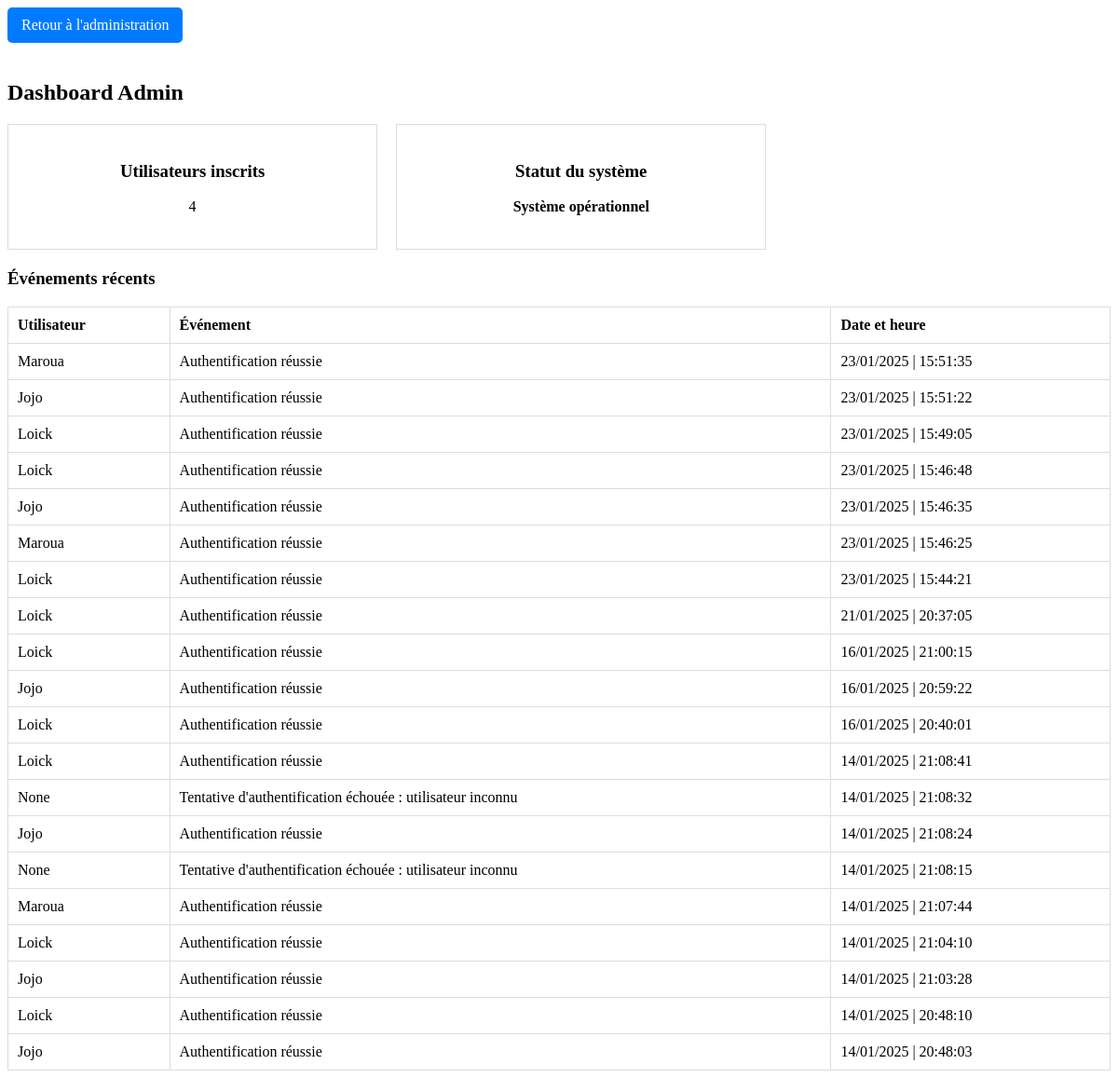
Screenshot of /admin/dashboard (signed in) with the database file from the repository.
### tables this page shows
CREATE TABLE events (
        id INTEGER PRIMARY KEY,
        user_id INTEGER,
        event TEXT,
        timestamp TIMESTAMP DEFAULT (DATETIME('now', 'localtime')),
        FOREIGN KEY(user_id) REFERENCES users(id)
    );

CREATE TABLE users (
        id INTEGER PRIMARY KEY, 
        name VARCHAR(255) NOT NULL UNIQUE,
        password VARCHAR(255) NOT NULL,
        role VARCHAR(50) NOT NULL DEFAULT 'user'
    );

### Backend/app.py (the view)
@app.route('/admin/dashboard')
def dashboard():
    if 'role' not in session or session['role'] != 'admin':
        flash("Accès interdit.", 'error')
        return redirect(url_for('login'))
    users_count = get_all_users_count()
    system_status = check_system_status()
    recent_events = get_recent_events()
    return render_template('admin_dashboard.html', users_count=users_count, system_status=system_status, recent_events=recent_events)

### Backend/database.py (called while the page is built)
def get_all_users_count():
    with db.connect() as conn:
        result = conn.execute(text("SELECT COUNT(*) FROM users"))
        return result.scalar()  # Renvoie le nombre d'utilisateurs

def check_system_status():
    try:
        with db.connect() as conn:
            conn.execute(text("SELECT 1"))
        return "Système opérationnel"
    except Exception as e:
        return f"Erreur : {str(e)}"

def get_recent_events():
    with db.connect() as conn:
        result = conn.execute(text("SELECT events.event, strftime('%d/%m/%Y | %H:%M:%S', events.timestamp) AS formatted_timestamp, users.name AS user_name FROM events LEFT JOIN users ON events.user_id = users.id ORDER BY events.timestamp DESC LIMIT 20;")).fetchall()
        return [dict(row) for row in result]

### Frontend/templates/admin_dashboard.html (shortened to what this page needs)
<!DOCTYPE html>
<html lang="fr">
<head>
    <link rel="stylesheet" href="/static/css/styles_dashboard.css">
</head>
<a href="/admin" class="btn-back">Retour à l'administration</a>
<body>
    <h2>Dashboard Admin</h2>
    <div class="dashboard">
        <div class="dashboard-item">
            <h3>Utilisateurs inscrits</h3>
            <p>{{ users_count }}</p>
        </div>
        <div class="dashboard-item">
            <h3>Statut du système</h3>
            <p class="status">{{ system_status }}</p>
        </div>
    </div>
    <div class="recent-events">
        <h3>Événements récents</h3>
        <table>
            <thead>
                <tr>
                    <th>Utilisateur</th>
                    <th>Événement</th>
                    <th>Date et heure</th>
                </tr>
            </thead>
            <tbody>
                {% for event in recent_events %}
                    <tr>
                        <td>{{ event['user_name'] }}</td>
                        <td>{{ event['event'] }}</td>
                        <td>{{ event['formatted_timestamp'] }}</td>
                    </tr>
                {% endfor %}
            </tbody>
        </table>
    </div>
</body>
</html>

### Frontend/static/css/styles_dashboard.css (style rules this page uses)
.dashboard { display: flex; flex-wrap: wrap; gap: 20px; }
.dashboard-item { border: 1px solid #ddd; padding: 20px; width: 30%; text-align: center; }
.status { font-weight: bold; }
.recent-events { width: 100%; margin-top: 20px; }
table { width: 100%; border-collapse: collapse; }
th, td { padding: 10px; border: 1px solid #ddd; text-align: left; }
.btn-back { text-decoration: none; padding: 10px 15px; background-color: #007BFF; color: white; border-radius: 5px; display: inline-block; margin-bottom: 20px; }

### rows the page displays
events: user_name "Maroua", event "Authentification réussie", formatted_timestamp "23/01/2025 | 15:51:35"
events: user_name "Jojo", event "Authentification réussie", formatted_timestamp "23/01/2025 | 15:51:22"
events: user_name "Loick", event "Authentification réussie", formatted_timestamp "23/01/2025 | 15:49:05"
events: user_name "Loick", event "Authentification réussie", formatted_timestamp "23/01/2025 | 15:46:48"
events: user_name "Jojo", event "Authentification réussie", formatted_timestamp "23/01/2025 | 15:46:35"
events: user_name "Maroua", event "Authentification réussie", formatted_timestamp "23/01/2025 | 15:46:25"
events: user_name "Loick", event "Authentification réussie", formatted_timestamp "23/01/2025 | 15:44:21"
events: user_name "Loick", event "Authentification réussie", formatted_timestamp "21/01/2025 | 20:37:05"
events: user_name "Loick", event "Authentification réussie", formatted_timestamp "16/01/2025 | 21:00:15"
events: user_name "Jojo", event "Authentification réussie", formatted_timestamp "16/01/2025 | 20:59:22"
events: user_name "Loick", event "Authentification réussie", formatted_timestamp "16/01/2025 | 20:40:01"
events: user_name "Loick", event "Authentification réussie", formatted_timestamp "14/01/2025 | 21:08:41"
events: user_name "None", event "Tentative d'authentification échouée : utilisateur inconnu", formatted_timestamp "14/01/2025 | 21:08:32"
events: user_name "Jojo", event "Authentification réussie", formatted_timestamp "14/01/2025 | 21:08:24"
events: user_name "None", event "Tentative d'authentification échouée : utilisateur inconnu", formatted_timestamp "14/01/2025 | 21:08:15"
events: user_name "Maroua", event "Authentification réussie", formatted_timestamp "14/01/2025 | 21:07:44"
events: user_name "Loick", event "Authentification réussie", formatted_timestamp "14/01/2025 | 21:04:10"
events: user_name "Jojo", event "Authentification réussie", formatted_timestamp "14/01/2025 | 21:03:28"
events: user_name "Loick", event "Authentification réussie", formatted_timestamp "14/01/2025 | 20:48:10"
events: user_name "Jojo", event "Authentification réussie", formatted_timestamp "14/01/2025 | 20:48:03"

### other values shown
{{ users_count }} "4"
{{ system_status }} "Système opérationnel"
